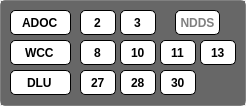
  <widget class="QFrame" name="frame_1_1">
   <property name="geometry">
    <rect>
     <x>20</x>
     <y>70</y>
     <width>246</width>
     <height>106</height>
    </rect>
   </property>
   <property name="sizePolicy">
    <sizepolicy hsizetype="Fixed" vsizetype="Fixed">
     <horstretch>0</horstretch>
     <verstretch>0</verstretch>
    </sizepolicy>
   </property>
   <property name="styleSheet">
    <string notr="true">QFrame {
    border: 1px solid gray;
    border-radius: 10px;
}</string>
   </property>
   <property name="frameShape">
    <enum>QFrame::Shape::StyledPanel</enum>
   </property>
   <property name="frameShadow">
    <enum>QFrame::Shadow::Raised</enum>
   </property>
   <widget class="QLineEdit" name="edit_adoc_label">
    <property name="geometry">
     <rect>
      <x>10</x>
      <y>10</y>
      <width>61</width>
      <height>25</height>
     </rect>
    </property>
    <property name="sizePolicy">
     <sizepolicy hsizetype="Fixed" vsizetype="Fixed">
      <horstretch>0</horstretch>
      <verstretch>0</verstretch>
     </sizepolicy>
    </property>
    <property name="font">
     <font>
      <bold>true</bold>
     </font>
    </property>
    <property name="focusPolicy">
     <enum>Qt::FocusPolicy::ClickFocus</enum>
    </property>
    <property name="styleSheet">
     <string notr="true">border: 1px solid black;
border-radius: 5px;
</string>
    </property>
    <property name="text">
     <string>ADOC</string>
    </property>
    <property name="alignment">
     <set>Qt::AlignmentFlag::AlignCenter</set>
    </property>
    <property name="dragEnabled">
     <bool>false</bool>
    </property>
    <property name="readOnly">
     <bool>true</bool>
    </property>
   </widget>
   <widget class="QLineEdit" name="edit_wcc_label">
    <property name="geometry">
     <rect>
      <x>10</x>
      <y>40</y>
      <width>61</width>
      <height>25</height>
     </rect>
    </property>
    <property name="sizePolicy">
     <sizepolicy hsizetype="Fixed" vsizetype="Fixed">
      <horstretch>0</horstretch>
      <verstretch>0</verstretch>
     </sizepolicy>
    </property>
    <property name="font">
     <font>
      <bold>true</bold>
     </font>
    </property>
    <property name="focusPolicy">
     <enum>Qt::FocusPolicy::ClickFocus</enum>
    </property>
    <property name="styleSheet">
     <string notr="true">border: 1px solid black;
border-radius: 5px;
</string>
    </property>
    <property name="text">
     <string>WCC</string>
    </property>
    <property name="alignment">
     <set>Qt::AlignmentFlag::AlignCenter</set>
    </property>
    <property name="dragEnabled">
     <bool>false</bool>
    </property>
    <property name="readOnly">
     <bool>true</bool>
    </property>
   </widget>
   <widget class="QLineEdit" name="edit_dlu_label">
    <property name="geometry">
     <rect>
      <x>10</x>
      <y>70</y>
      <width>61</width>
      <height>25</height>
     </rect>
    </property>
    <property name="sizePolicy">
     <sizepolicy hsizetype="Fixed" vsizetype="Fixed">
      <horstretch>0</horstretch>
      <verstretch>0</verstretch>
     </sizepolicy>
    </property>
    <property name="font">
     <font>
      <bold>true</bold>
     </font>
    </property>
    <property name="focusPolicy">
     <enum>Qt::FocusPolicy::ClickFocus</enum>
    </property>
    <property name="styleSheet">
     <string notr="true">border: 1px solid black;
border-radius: 5px;
</string>
    </property>
    <property name="text">
     <string>DLU</string>
    </property>
    <property name="alignment">
     <set>Qt::AlignmentFlag::AlignCenter</set>
    </property>
    <property name="dragEnabled">
     <bool>false</bool>
    </property>
    <property name="readOnly">
     <bool>true</bool>
    </property>
   </widget>
   <widget class="QLineEdit" name="edit_adoc_ip3">
    <property name="geometry">
     <rect>
      <x>175</x>
      <y>10</y>
      <width>45</width>
      <height>25</height>
     </rect>
    </property>
    <property name="sizePolicy">
     <sizepolicy hsizetype="Fixed" vsizetype="Fixed">
      <horstretch>0</horstretch>
      <verstretch>0</verstretch>
     </sizepolicy>
    </property>
    <property name="font">
     <font>
      <pointsize>9</pointsize>
      <bold>true</bold>
     </font>
    </property>
    <property name="styleSheet">
     <string notr="true">border: 1px solid black;
border-radius: 5px;
</string>
    </property>
    <property name="text">
     <string/>
    </property>
    <property name="maxLength">
     <number>3</number>
    </property>
    <property name="alignment">
     <set>Qt::AlignmentFlag::AlignCenter</set>
    </property>
    <property name="dragEnabled">
     <bool>false</bool>
    </property>
    <property name="readOnly">
     <bool>false</bool>
    </property>
    <property name="placeholderText">
     <string>NDDS</string>
    </property>
   </widget>
   <widget class="QLineEdit" name="edit_wcc_ip3">
    <property name="geometry">
     <rect>
      <x>160</x>
      <y>40</y>
      <width>36</width>
      <height>25</height>
     </rect>
    </property>
    <property name="sizePolicy">
     <sizepolicy hsizetype="Fixed" vsizetype="Fixed">
      <horstretch>0</horstretch>
      <verstretch>0</verstretch>
     </sizepolicy>
    </property>
    <property name="font">
     <font>
      <bold>true</bold>
     </font>
    </property>
    <property name="styleSheet">
     <string notr="true">border: 1px solid black;
border-radius: 5px;
</string>
    </property>
    <property name="text">
     <string>11</string>
    </property>
    <property name="maxLength">
     <number>3</number>
    </property>
    <property name="alignment">
     <set>Qt::AlignmentFlag::AlignCenter</set>
    </property>
    <property name="dragEnabled">
     <bool>false</bool>
    </property>
    <property name="readOnly">
     <bool>false</bool>
    </property>
   </widget>
   <widget class="QLineEdit" name="edit_wcc_ip2">
    <property name="geometry">
     <rect>
      <x>120</x>
      <y>40</y>
      <width>36</width>
      <height>25</height>
     </rect>
    </property>
    <property name="sizePolicy">
     <sizepolicy hsizetype="Fixed" vsizetype="Fixed">
      <horstretch>0</horstretch>
      <verstretch>0</verstretch>
     </sizepolicy>
    </property>
    <property name="font">
     <font>
      <bold>true</bold>
     </font>
    </property>
    <property name="styleSheet">
     <string notr="true">border: 1px solid black;
border-radius: 5px;
</string>
    </property>
    <property name="text">
     <string>10</string>
    </property>
    <property name="maxLength">
     <number>3</number>
    </property>
    <property name="alignment">
     <set>Qt::AlignmentFlag::AlignCenter</set>
    </property>
    <property name="dragEnabled">
     <bool>false</bool>
    </property>
    <property name="readOnly">
     <bool>false</bool>
    </property>
   </widget>
   <widget class="QLineEdit" name="edit_wcc_ip1">
    <property name="geometry">
     <rect>
      <x>80</x>
      <y>40</y>
      <width>36</width>
      <height>25</height>
     </rect>
    </property>
    <property name="sizePolicy">
     <sizepolicy hsizetype="Fixed" vsizetype="Fixed">
      <horstretch>0</horstretch>
      <verstretch>0</verstretch>
     </sizepolicy>
    </property>
    <property name="font">
     <font>
      <bold>true</bold>
     </font>
    </property>
    <property name="styleSheet">
     <string notr="true">border: 1px solid black;
border-radius: 5px;
</string>
    </property>
    <property name="text">
     <string>8</string>
    </property>
    <property name="maxLength">
     <number>3</number>
    </property>
    <property name="alignment">
     <set>Qt::AlignmentFlag::AlignCenter</set>
    </property>
    <property name="dragEnabled">
     <bool>false</bool>
    </property>
    <property name="readOnly">
     <bool>false</bool>
    </property>
   </widget>
   <widget class="QLineEdit" name="edit_dlu_ip1">
    <property name="geometry">
     <rect>
      <x>80</x>
      <y>70</y>
      <width>36</width>
      <height>25</height>
     </rect>
    </property>
    <property name="sizePolicy">
     <sizepolicy hsizetype="Fixed" vsizetype="Fixed">
      <horstretch>0</horstretch>
      <verstretch>0</verstretch>
     </sizepolicy>
    </property>
    <property name="font">
     <font>
      <bold>true</bold>
     </font>
    </property>
    <property name="styleSheet">
     <string notr="true">border: 1px solid black;
border-radius: 5px;
</string>
    </property>
    <property name="text">
     <string>27</string>
    </property>
    <property name="maxLength">
     <number>3</number>
    </property>
    <property name="alignment">
     <set>Qt::AlignmentFlag::AlignCenter</set>
    </property>
    <property name="dragEnabled">
     <bool>false</bool>
    </property>
    <property name="readOnly">
     <bool>false</bool>
    </property>
   </widget>
   <widget class="QLineEdit" name="edit_wcc_ip4">
    <property name="geometry">
     <rect>
      <x>200</x>
      <y>40</y>
      <width>36</width>
      <height>25</height>
     </rect>
    </property>
    <property name="sizePolicy">
     <sizepolicy hsizetype="Fixed" vsizetype="Fixed">
      <horstretch>0</horstretch>
      <verstretch>0</verstretch>
     </sizepolicy>
    </property>
    <property name="font">
     <font>
      <bold>true</bold>
     </font>
    </property>
    <property name="styleSheet">
     <string notr="true">border: 1px solid black;
border-radius: 5px;
</string>
    </property>
    <property name="text">
     <string>13</string>
    </property>
    <property name="maxLength">
     <number>3</number>
    </property>
    <property name="alignment">
     <set>Qt::AlignmentFlag::AlignCenter</set>
    </property>
    <property name="dragEnabled">
     <bool>false</bool>
    </property>
    <property name="readOnly">
     <bool>false</bool>
    </property>
   </widget>
   <widget class="QLineEdit" name="edit_dlu_ip2">
    <property name="geometry">
     <rect>
      <x>120</x>
      <y>70</y>
      <width>36</width>
      <height>25</height>
     </rect>
    </property>
    <property name="sizePolicy">
     <sizepolicy hsizetype="Fixed" vsizetype="Fixed">
      <horstretch>0</horstretch>
      <verstretch>0</verstretch>
     </sizepolicy>
    </property>
    <property name="font">
     <font>
      <bold>true</bold>
     </font>
    </property>
    <property name="styleSheet">
     <string notr="true">border: 1px solid black;
border-radius: 5px;
</string>
    </property>
    <property name="text">
     <string>28</string>
    </property>
    <property name="maxLength">
     <number>3</number>
    </property>
    <property name="alignment">
     <set>Qt::AlignmentFlag::AlignCenter</set>
    </property>
    <property name="dragEnabled">
     <bool>false</bool>
    </property>
    <property name="readOnly">
     <bool>false</bool>
    </property>
   </widget>
   <widget class="QLineEdit" name="edit_dlu_ip3">
    <property name="geometry">
     <rect>
      <x>160</x>
      <y>70</y>
      <width>36</width>
      <height>25</height>
     </rect>
    </property>
    <property name="sizePolicy">
     <sizepolicy hsizetype="Fixed" vsizetype="Fixed">
      <horstretch>0</horstretch>
      <verstretch>0</verstretch>
     </sizepolicy>
    </property>
    <property name="font">
     <font>
      <bold>true</bold>
     </font>
    </property>
    <property name="styleSheet">
     <string notr="true">border: 1px solid black;
border-radius: 5px;
</string>
    </property>
    <property name="text">
     <string>30</string>
    </property>
    <property name="maxLength">
     <number>3</number>
    </property>
    <property name="alignment">
     <set>Qt::AlignmentFlag::AlignCenter</set>
    </property>
    <property name="dragEnabled">
     <bool>false</bool>
    </property>
    <property name="readOnly">
     <bool>false</bool>
    </property>
   </widget>
   <widget class="QLineEdit" name="edit_adoc_ip1">
    <property name="geometry">
     <rect>
      <x>80</x>
      <y>10</y>
      <width>36</width>
      <height>25</height>
     </rect>
    </property>
    <property name="sizePolicy">
     <sizepolicy hsizetype="Fixed" vsizetype="Fixed">
      <horstretch>0</horstretch>
      <verstretch>0</verstretch>
     </sizepolicy>
    </property>
    <property name="font">
     <font>
      <bold>true</bold>
     </font>
    </property>
    <property name="styleSheet">
     <string notr="true">border: 1px solid black;
border-radius: 5px;
</string>
    </property>
    <property name="text">
     <string>2</string>
    </property>
    <property name="maxLength">
     <number>3</number>
    </property>
    <property name="alignment">
     <set>Qt::AlignmentFlag::AlignCenter</set>
    </property>
    <property name="dragEnabled">
     <bool>false</bool>
    </property>
    <property name="readOnly">
     <bool>false</bool>
    </property>
   </widget>
   <widget class="QLineEdit" name="edit_adoc_ip2">
    <property name="geometry">
     <rect>
      <x>120</x>
      <y>10</y>
      <width>36</width>
      <height>25</height>
     </rect>
    </property>
    <property name="sizePolicy">
     <sizepolicy hsizetype="Fixed" vsizetype="Fixed">
      <horstretch>0</horstretch>
      <verstretch>0</verstretch>
     </sizepolicy>
    </property>
    <property name="font">
     <font>
      <bold>true</bold>
     </font>
    </property>
    <property name="styleSheet">
     <string notr="true">border: 1px solid black;
border-radius: 5px;
</string>
    </property>
    <property name="text">
     <string>3</string>
    </property>
    <property name="maxLength">
     <number>3</number>
    </property>
    <property name="alignment">
     <set>Qt::AlignmentFlag::AlignCenter</set>
    </property>
    <property name="dragEnabled">
     <bool>false</bool>
    </property>
    <property name="readOnly">
     <bool>false</bool>
    </property>
   </widget>
   <widget class="QMdiArea" name="mdiArea_7">
    <property name="geometry">
     <rect>
      <x>0</x>
      <y>0</y>
      <width>246</width>
      <height>106</height>
     </rect>
    </property>
    <property name="sizePolicy">
     <sizepolicy hsizetype="Fixed" vsizetype="Fixed">
      <horstretch>0</horstretch>
      <verstretch>0</verstretch>
     </sizepolicy>
    </property>
    <property name="focusPolicy">
     <enum>Qt::FocusPolicy::ClickFocus</enum>
    </property>
    <property name="styleSheet">
     <string notr="true">QMdiArea {
    border: 1px solid gray;
    border-radius: 5px;
}</string>
    </property>
    <property name="frameShape">
     <enum>QFrame::Shape::StyledPanel</enum>
    </property>
    <property name="frameShadow">
     <enum>QFrame::Shadow::Raised</enum>
    </property>
    <property name="midLineWidth">
     <number>0</number>
    </property>
    <property name="background">
     <brush brushstyle="SolidPattern">
      <color alpha="255">
       <red>103</red>
       <green>103</green>
       <blue>103</blue>
      </color>
     </brush>
    </property>
   </widget>
   <zorder>mdiArea_7</zorder>
   <zorder>edit_adoc_label</zorder>
   <zorder>edit_wcc_label</zorder>
   <zorder>edit_dlu_label</zorder>
   <zorder>edit_adoc_ip3</zorder>
   <zorder>edit_wcc_ip3</zorder>
   <zorder>edit_wcc_ip2</zorder>
   <zorder>edit_wcc_ip1</zorder>
   <zorder>edit_dlu_ip1</zorder>
   <zorder>edit_wcc_ip4</zorder>
   <zorder>edit_dlu_ip2</zorder>
   <zorder>edit_dlu_ip3</zorder>
   <zorder>edit_adoc_ip1</zorder>
   <zorder>edit_adoc_ip2</zorder>
  </widget>
